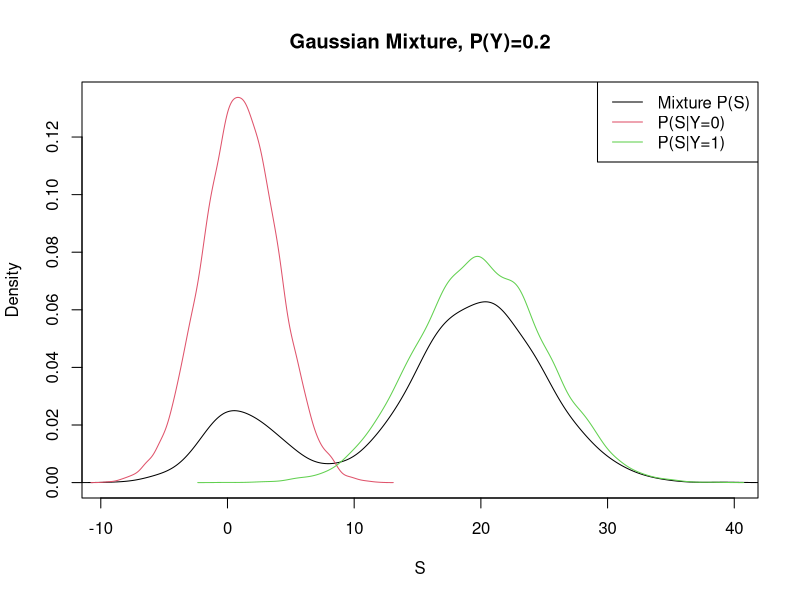
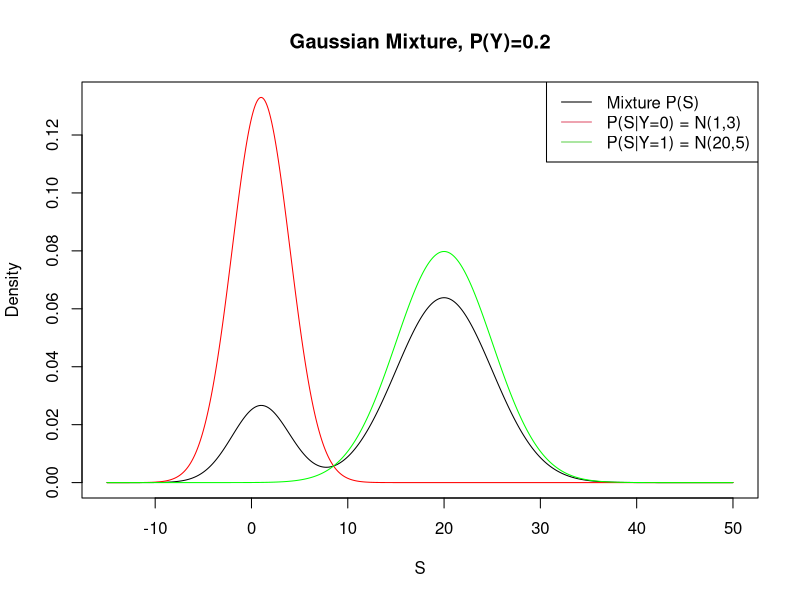

The R script that drew these images, in order:

## =============================================================== ##
## Gaussian Mixture ----
## =============================================================== ##

colvec = 1:3
ltyvec = 1

# Using densities

png("gaus_mix_model.png",width=500,height=400,units="px")
ss = seq(-15,50,.1)
trued = .2*dnorm(ss,1,3) + .8*dnorm(ss,20,5)
yl = c(0,max(dnorm(ss,1,3),dnorm(ss,20,5)))
plot(ss,trued,type="l",
     ylim=yl,xlab="S",ylab="Density",main="Gaussian Mixture, P(Y)=0.2")
points(ss,dnorm(ss,1,3),col="red",type="l")
points(ss,dnorm(ss,20,5),col="green",type="l")
legend(x="topright", legend=c("Mixture P(S)","P(S|Y=0) = N(1,3)","P(S|Y=1) = N(20,5)"), 
       col=colvec, lty=1)
dev.off()

# Using random number generation
# 
set.seed(100)
nreps = 10000
tau = .2    # P(Y=1)


u = runif(nreps)
s = rep(NA,nreps)
s[u<tau] = rnorm(sum(u<tau),1,3) # for controls
s[u>=tau] = rnorm(sum(u>=tau),20,5) # for cases

s0 = rnorm(length(u),1,3)
s1 = rnorm(length(u),20,5)

dl = list(density(s),density(s0),density(s1))
xl = range(c(s,s0,s1))
yl = range(c(dl[[1]]$y,dl[[2]]$y,dl[[3]]$y))


plot(x=0,y=0,type="n",xlim=xl,ylim=yl,xlab="S",ylab="Density",main="Gaussian Mixture, P(Y)=0.2")
for(i in 1:3){
  lines(dl[[i]]$x,dl[[i]]$y,
        col=colvec[i],
        lty=1)
}
legend(x="topright", legend=c("Mixture P(S)","P(S|Y=0)","P(S|Y=1)"), 
       col=colvec, lty=1)
